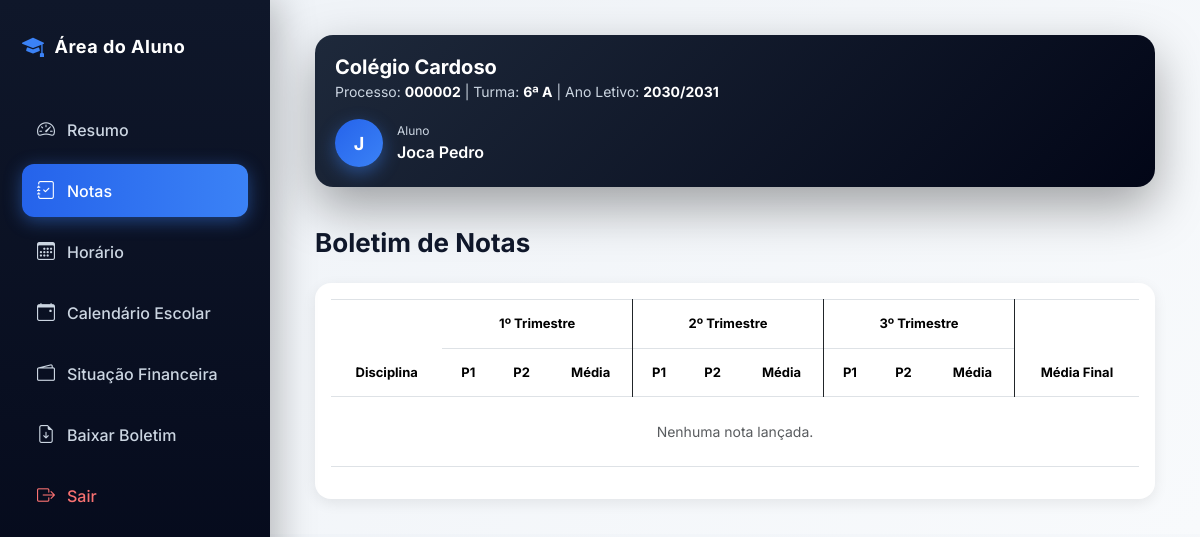
Before: /notas/ (signed in) with the older database file.
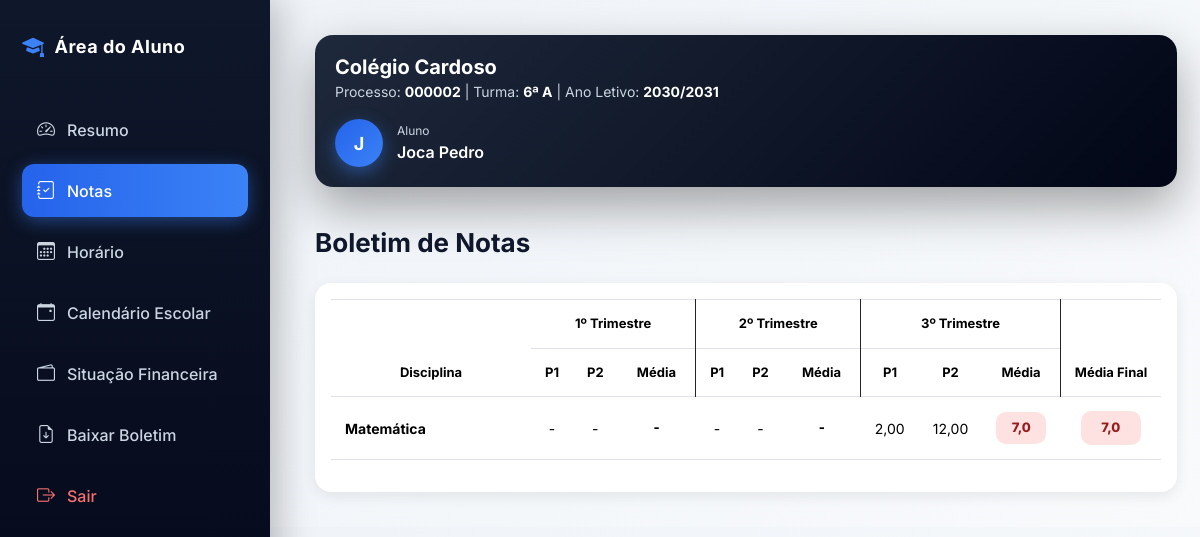
After: the same page with the newer database file.
### academic/models.py (models this page shows, shortened)
class Disciplina(models.Model):
    nome = models.CharField(max_length=90)
    turma = models.ForeignKey(
        Turma,
        on_delete=models.CASCADE,
        related_name="disciplinas"
    )
    professor = models.ForeignKey(
        settings.AUTH_USER_MODEL,
        on_delete=models.CASCADE,
        limit_choices_to={'role': 'PROFESSOR'},
        related_name="disciplinas",
        null=True,
        blank=True
    )
    escola = models.ForeignKey(
        Escola,
        on_delete=models.CASCADE,
        related_name="disciplinas"
    )
    criada_em = models.DateTimeField(auto_now_add=True)
    class Meta:
        unique_together = ('nome', 'turma', 'escola')
        ordering = ["nome"]

class Nota(models.Model):
    TRIMESTRE_CHOICES = [
        (1, "1º Trimestre"),
        (2, "2º Trimestre"),
        (3, "3º Trimestre"),
    ]
    aluno = models.ForeignKey("Aluno", on_delete=models.CASCADE, related_name="notas")
    disciplina = models.ForeignKey("Disciplina", on_delete=models.CASCADE, related_name="notas")
    ano_letivo = models.ForeignKey("AnoLetivo", on_delete=models.CASCADE, related_name="notas")
    trimestre = models.IntegerField(choices=TRIMESTRE_CHOICES)
    p1 = models.DecimalField(max_digits=4, decimal_places=2, null=True, blank=True)
    p2 = models.DecimalField(max_digits=4, decimal_places=2, null=True, blank=True)
    exame = models.DecimalField(max_digits=4, decimal_places=2, null=True, blank=True)
    recurso = models.DecimalField(max_digits=4, decimal_places=2, null=True, blank=True)
    media = models.DecimalField(max_digits=5, decimal_places=2, null=True, blank=True)
    media_final = models.DecimalField(max_digits=5, decimal_places=2, null=True, blank=True)
    situacao = models.CharField(
        max_length=20,
        choices=[
            ("APROVADO", "Aprovado"),
            ("REPROVADO", "Reprovado"),
            ("RECURSO", "Recurso"),
        ],
        default="REPROVADO"
    )
    escola = models.ForeignKey("Escola", on_delete=models.CASCADE, related_name="notas")
    criada_em = models.DateTimeField(auto_now_add=True)
    class Meta:
        unique_together = ("aluno", "disciplina", "trimestre", "ano_letivo")
        ordering = ["disciplina", "trimestre"]

### core/views.py (the view, shortened to what this page needs)
# urls.py: path("notas/", views.notas_aluno, name="notas_aluno"),
@login_required
def notas_aluno(request):
    aluno = get_object_or_404(
        Aluno.objects.select_related(
            "turma",
            "turma__ano_letivo",
            "turma__escola"
        ),
        usuario=request.user
    )
    ano_letivo = AnoLetivo.objects.filter(
        escola=aluno.escola,
        ativo=True
    ).first()
    if not ano_letivo and aluno.turma:
        ano_letivo = aluno.turma.ano_letivo
    tem_atrasada = Mensalidade.objects.filter(
        aluno=aluno,
        status="ATRASADA"
    ).exists()
    notas = (
        Nota.objects
        .filter(
            aluno=aluno,
            ano_letivo=ano_letivo
        )
        .select_related(
            "disciplina",
            "ano_letivo"
        )
        .order_by(
            "disciplina__nome",
            "trimestre"
        )
    )
    disciplinas = {}
    for nota in notas:
        nome = nota.disciplina.nome
        if nome not in disciplinas:
            disciplinas[nome] = {
                1: {
                    "p1": None,
                    "p2": None,
                    "media": None
                },
                2: {
                    "p1": None,
                    "p2": None,
                    "media": None
                },
                3: {
                    "p1": None,
                    "p2": None,
                    "media": None
                },
                "media_final": None
            }
        p1 = nota.p1
        p2 = nota.p2
        media = None
        if p1 is not None or p2 is not None:
            v1 = float(p1 or 0)
            v2 = float(p2 or 0)
            media = round((v1 + v2) / 2, 1)
        disciplinas[nome][nota.trimestre] = {
            "p1": p1,
            "p2": p2,
            "media": media
        }
    for disciplina, dados in disciplinas.items():
        medias = []
        for t in [1, 2, 3]:
            if dados[t]["media"] is not None:
                medias.append(dados[t]["media"])
        if medias:
            dados["media_final"] = round(
                sum(medias) / len(medias),
                1
            )
    historicos = HistoricoAcademico.objects.filter(
        aluno=aluno
    ).select_related(
        "ano_letivo",
        "turma"
    ).order_by("-criado_em")
    context = {
        "aluno": aluno,
        "disciplinas": disciplinas,
        "bloqueado": False,
        "ano_letivo": ano_letivo,
        "historicos": historicos,
    }
    return render(
        request,
        "nota_aluno.html",
        context
    )

### academic/models.py (called while the page is built)
    def __str__(self):
        return self.nome

### core/templates/nota_aluno.html (shortened to what this page needs)
{% extends "base_aluno.html" %}
{% block content %}
<h5 class="section-title">
    Boletim de Notas
</h5>
{% if bloqueado %}
<div class="alert alert-danger alert-block">
    <h4 class="mb-3">
        Acesso Bloqueado
    </h4>
    <p class="mb-2">
        Você possui <strong>mensalidades em atraso</strong>.
    </p>
    <p>
        Regularize o pagamento na secretaria para visualizar o boletim.
    </p>
    <a href="{% url 'situacao_financeira' %}" class="btn btn-danger mt-3">
        Ver Situação Financeira
    </a>
</div>
{% else %}
<div class="table-modern p-3">
    <div class="table-responsive">
        <table class="table table-bordered align-middle text-center">
            <thead>
                <tr>
                    <th rowspan="2">Disciplina</th>
                    <th colspan="3" class="border-end border-dark">1º Trimestre</th>
                    <th colspan="3" class="border-end border-dark">2º Trimestre</th>
                    <th colspan="3" class="border-end border-dark">3º Trimestre</th>
                    <th rowspan="2">Média Final</th>
                </tr>
                <tr>
                    <th>P1</th>
                    <th>P2</th>
                    <th class="border-end border-dark">Média</th>
                    <th>P1</th>
                    <th>P2</th>
                    <th class="border-end border-dark">Média</th>
                    <th>P1</th>
                    <th>P2</th>
                    <th class="border-end border-dark">Média</th>
                </tr>
            </thead>
            <tbody>
                {% for disciplina, dados in disciplinas.items %}
                <tr>
                    <td class="text-start disciplina">
                        {{ disciplina }}
                    </td>
                    <td>{{ dados.1.p1|default:"-" }}</td>
                    <td>{{ dados.1.p2|default:"-" }}</td>
                    <td>
                        <span class="media-box
                        ">
                            {{ dados.1.media|default:"-" }}
                        </span>
                    </td>
                    <td>{{ dados.2.p1|default:"-" }}</td>
                    <td>{{ dados.2.p2|default:"-" }}</td>
                    <td>
                        <span class="media-box
                        ">
                            {{ dados.2.media|default:"-" }}
                        </span>
                    </td>
                    <td>{{ dados.3.p1|default:"-" }}</td>
                    <td>{{ dados.3.p2|default:"-" }}</td>
                    <td>
                        <span class="media-box
                            {% if dados.3.media >= 14 %}media-green
                            {% elif dados.3.media >= 10 %}media-yellow
                            {% elif dados.3.media >= 0 %}media-red
                            {% endif %}
                        ">
                            {{ dados.3.media|default:"-" }}
                        </span>
                    </td>
                    <td>
                        <span class="media-final
                            {% if dados.media_final >= 14 %}media-green
                            {% elif dados.media_final >= 10 %}media-yellow
                            {% elif dados.media_final >= 0 %}media-red
                            {% endif %}
                        ">
                            {{ dados.media_final|default:"-" }}
                        </span>
                    </td>
                </tr>
                {% empty %}
                <tr>
                    <td colspan="11" class="text-muted py-4">
                        Nenhuma nota lançada.
                    </td>
                </tr>
                {% endfor %}
            </tbody>
        </table>
    </div>
</div>
{% endif %}
{% endblock %}

Changed rows visible on the page:
now on this page (row unchanged): Disciplina: disciplinas "Matemática"
added Nota: p1 "2,00", p2 "12,00"
Other visible differences:
new list line: "- - - - - - 7,0 7,0"
text no longer shown: "Nenhuma nota lançada."
